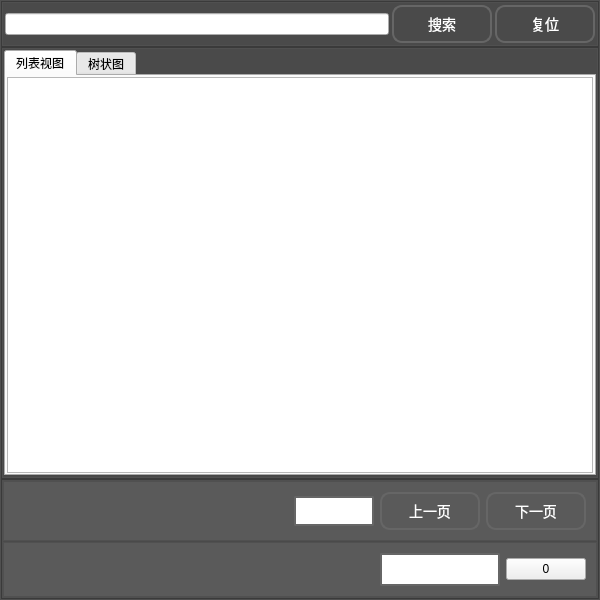
<?xml version="1.0" encoding="UTF-8"?>
<ui version="4.0">
 <class>cVarListClass</class>
 <widget class="QWidget" name="cVarListClass">
  <property name="geometry">
   <rect>
    <x>0</x>
    <y>0</y>
    <width>600</width>
    <height>600</height>
   </rect>
  </property>
  <property name="windowTitle">
   <string>cVarList</string>
  </property>
  <property name="styleSheet">
   <string notr="true">QWidget#cVarListClass {
    background-color: #3a3a3a; /* 更浅的灰色背景 */
    color: #eeeeee; /* 更亮的灰色字体，提高可读性 */
    font-size: 14px; /* 字体大小适中 */
    border: 1px solid #505050; /* 与背景协调的边框颜色 */

}</string>
  </property>
  <layout class="QVBoxLayout" name="verticalLayout" stretch="0,1,0">
   <property name="spacing">
    <number>2</number>
   </property>
   <property name="leftMargin">
    <number>2</number>
   </property>
   <property name="topMargin">
    <number>2</number>
   </property>
   <property name="rightMargin">
    <number>2</number>
   </property>
   <property name="bottomMargin">
    <number>2</number>
   </property>
   <item>
    <widget class="QWidget" name="top" native="true">
     <property name="minimumSize">
      <size>
       <width>0</width>
       <height>40</height>
      </size>
     </property>
     <property name="styleSheet">
      <string notr="true">QWidget#top {
    background-color: #4a4a4a; /* 更浅的灰色背景 */
    color: #eeeeee; /* 更亮的灰色字体，提高可读性 */
    font-size: 14px; /* 字体大小适中 */
    border: 1px solid #505050; /* 与背景协调的边框颜色 */

}</string>
     </property>
     <layout class="QHBoxLayout" name="horizontalLayout" stretch="1,0,0">
      <property name="spacing">
       <number>3</number>
      </property>
      <property name="leftMargin">
       <number>3</number>
      </property>
      <property name="topMargin">
       <number>3</number>
      </property>
      <property name="rightMargin">
       <number>3</number>
      </property>
      <property name="bottomMargin">
       <number>3</number>
      </property>
      <item>
       <widget class="QLineEdit" name="sourchEdit"/>
      </item>
      <item>
       <widget class="QPushButton" name="sourch">
        <property name="minimumSize">
         <size>
          <width>100</width>
          <height>0</height>
         </size>
        </property>
        <property name="font">
         <font>
          <pointsize>-1</pointsize>
         </font>
        </property>
        <property name="styleSheet">
         <string notr="true">QPushButton {
    background: qlineargradient(x1:0, y1:0, x2:0, y2:1,
    stop:0 #4d4d4d, stop:1 #5e5e5e); /* 更明显的灰色渐变背景 */
    border: 2px solid #666666; /* 更深的灰色边框 */
    border-radius: 10px; /* 圆角 */
    padding: 6px 10px; /* 内边距 */
    color: #ffffff; /* 白色文字，增加对比 */
    font-size: 14px; /* 字体大小 */
    text-align: center; /* 文本居中 */
    box-shadow: 0 4px 8px rgba(0,0,0,0.25); /* 增强的外部阴影，更强立体感 */
}

QPushButton:pressed {
    background: qlineargradient(x1:0, y1:0, x2:0, y2:1,
    stop:0 #297229, stop:1 #3cb043); /* 绿色渐变背景 */
    border: 2px solid #256f25; /* 更深绿色边框 */
    color: #ffffff; /* 白色文字 */
    box-shadow: 0 2px 5px rgba(0,0,0,0.3) inset; /* 内凹阴影，强调按下的立体效果 */
    border-radius: 10px; /* 圆角 */
    font-size: 14px; /* 字体大小 */
}

QPushButton:disabled {
    background: qlineargradient(x1:0, y1:0, x2:0, y2:1,
    stop:0 #636363, stop:1 #747474); /* 更浅的灰色渐变背景 */
    border: 2px solid #7d7d7d; /* 浅灰色边框 */
    color: #aaaaaa; /* 更浅的灰色文本，增强对比度 */
    box-shadow: none; /* 去除阴影，表示不可操作 */
    border-radius: 10px; /* 圆角 */
    font-size: 14px; /* 字体大小 */
}

QPushButton:disabled:pressed {
    background: qlineargradient(x1:0, y1:0, x2:0, y2:1,
    stop:0 #297229, stop:1 #3cb043); /* 绿色背景的渐变与按下时一致 */
    border: 2px solid #555555; /* 较暗的灰色边框，表示不可操作 */
    color: #ffffff; /* 白色文本 */
    box-shadow: none; /* 去除阴影，强调不可操作状态 */
    border-radius: 10px; /* 圆角 */
    font-size: 14px; /* 字体大小 */
}</string>
        </property>
        <property name="text">
         <string>搜索</string>
        </property>
       </widget>
      </item>
      <item>
       <widget class="QPushButton" name="reset">
        <property name="minimumSize">
         <size>
          <width>100</width>
          <height>0</height>
         </size>
        </property>
        <property name="font">
         <font>
          <pointsize>-1</pointsize>
         </font>
        </property>
        <property name="styleSheet">
         <string notr="true">QPushButton {
    background: qlineargradient(x1:0, y1:0, x2:0, y2:1,
    stop:0 #4d4d4d, stop:1 #5e5e5e); /* 更明显的灰色渐变背景 */
    border: 2px solid #666666; /* 更深的灰色边框 */
    border-radius: 10px; /* 圆角 */
    padding: 6px 10px; /* 内边距 */
    color: #ffffff; /* 白色文字，增加对比 */
    font-size: 14px; /* 字体大小 */
    text-align: center; /* 文本居中 */
    box-shadow: 0 4px 8px rgba(0,0,0,0.25); /* 增强的外部阴影，更强立体感 */
}

QPushButton:pressed {
    background: qlineargradient(x1:0, y1:0, x2:0, y2:1,
    stop:0 #297229, stop:1 #3cb043); /* 绿色渐变背景 */
    border: 2px solid #256f25; /* 更深绿色边框 */
    color: #ffffff; /* 白色文字 */
    box-shadow: 0 2px 5px rgba(0,0,0,0.3) inset; /* 内凹阴影，强调按下的立体效果 */
    border-radius: 10px; /* 圆角 */
    font-size: 14px; /* 字体大小 */
}

QPushButton:disabled {
    background: qlineargradient(x1:0, y1:0, x2:0, y2:1,
    stop:0 #636363, stop:1 #747474); /* 更浅的灰色渐变背景 */
    border: 2px solid #7d7d7d; /* 浅灰色边框 */
    color: #aaaaaa; /* 更浅的灰色文本，增强对比度 */
    box-shadow: none; /* 去除阴影，表示不可操作 */
    border-radius: 10px; /* 圆角 */
    font-size: 14px; /* 字体大小 */
}

QPushButton:disabled:pressed {
    background: qlineargradient(x1:0, y1:0, x2:0, y2:1,
    stop:0 #297229, stop:1 #3cb043); /* 绿色背景的渐变与按下时一致 */
    border: 2px solid #555555; /* 较暗的灰色边框，表示不可操作 */
    color: #ffffff; /* 白色文本 */
    box-shadow: none; /* 去除阴影，强调不可操作状态 */
    border-radius: 10px; /* 圆角 */
    font-size: 14px; /* 字体大小 */
}</string>
        </property>
        <property name="text">
         <string>复位</string>
        </property>
       </widget>
      </item>
     </layout>
    </widget>
   </item>
   <item>
    <widget class="QWidget" name="mid" native="true">
     <property name="styleSheet">
      <string notr="true">QWidget#mid {
    background-color: #4a4a4a; /* 更浅的灰色背景 */
    color: #eeeeee; /* 更亮的灰色字体，提高可读性 */
    font-size: 14px; /* 字体大小适中 */
    border: 1px solid #505050; /* 与背景协调的边框颜色 */

}</string>
     </property>
     <layout class="QGridLayout" name="gridLayout">
      <property name="leftMargin">
       <number>2</number>
      </property>
      <property name="topMargin">
       <number>2</number>
      </property>
      <property name="rightMargin">
       <number>2</number>
      </property>
      <property name="bottomMargin">
       <number>2</number>
      </property>
      <property name="spacing">
       <number>2</number>
      </property>
      <item row="0" column="0">
       <widget class="QTabWidget" name="tabWidget">
        <property name="currentIndex">
         <number>0</number>
        </property>
        <widget class="QWidget" name="tab">
         <attribute name="title">
          <string>列表视图</string>
         </attribute>
         <layout class="QGridLayout" name="gridLayout_2">
          <property name="leftMargin">
           <number>1</number>
          </property>
          <property name="topMargin">
           <number>1</number>
          </property>
          <property name="rightMargin">
           <number>1</number>
          </property>
          <property name="bottomMargin">
           <number>1</number>
          </property>
          <property name="spacing">
           <number>1</number>
          </property>
          <item row="0" column="0">
           <widget class="QTableWidget" name="varTable"/>
          </item>
         </layout>
        </widget>
        <widget class="QWidget" name="tab_2">
         <attribute name="title">
          <string>树状图</string>
         </attribute>
         <layout class="QGridLayout" name="gridLayout_3">
          <property name="leftMargin">
           <number>1</number>
          </property>
          <property name="topMargin">
           <number>1</number>
          </property>
          <property name="rightMargin">
           <number>1</number>
          </property>
          <property name="bottomMargin">
           <number>1</number>
          </property>
          <property name="spacing">
           <number>1</number>
          </property>
          <item row="0" column="0">
           <widget class="QTreeWidget" name="varTree">
            <column>
             <property name="text">
              <string notr="true">1</string>
             </property>
            </column>
           </widget>
          </item>
         </layout>
        </widget>
       </widget>
      </item>
     </layout>
    </widget>
   </item>
   <item>
    <widget class="QWidget" name="botton" native="true">
     <property name="minimumSize">
      <size>
       <width>0</width>
       <height>100</height>
      </size>
     </property>
     <property name="styleSheet">
      <string notr="true">QWidget#botton
 {
    background-color: #4a4a4a; /* 更浅的灰色背景 */
    color: #eeeeee; /* 更亮的灰色字体，提高可读性 */
    font-size: 14px; /* 字体大小适中 */
    border: 1px solid #505050; /* 与背景协调的边框颜色 */

}</string>
     </property>
     <layout class="QVBoxLayout" name="verticalLayout_2">
      <property name="spacing">
       <number>1</number>
      </property>
      <property name="leftMargin">
       <number>1</number>
      </property>
      <property name="topMargin">
       <number>1</number>
      </property>
      <property name="rightMargin">
       <number>1</number>
      </property>
      <property name="bottomMargin">
       <number>1</number>
      </property>
      <item>
       <widget class="QWidget" name="botton0" native="true">
        <property name="minimumSize">
         <size>
          <width>0</width>
          <height>0</height>
         </size>
        </property>
        <property name="styleSheet">
         <string notr="true">QWidget#botton0
 {
    background-color: #5a5a5a; /* 更浅的灰色背景 */
    color: #eeeeee; /* 更亮的灰色字体，提高可读性 */
    font-size: 14px; /* 字体大小适中 */
    border: 1px solid #505050; /* 与背景协调的边框颜色 */

}</string>
        </property>
        <layout class="QHBoxLayout" name="horizontalLayout_2">
         <item>
          <spacer name="horizontalSpacer">
           <property name="orientation">
            <enum>Qt::Horizontal</enum>
           </property>
           <property name="sizeHint" stdset="0">
            <size>
             <width>275</width>
             <height>20</height>
            </size>
           </property>
          </spacer>
         </item>
         <item>
          <widget class="QLineEdit" name="pageInfo">
           <property name="enabled">
            <bool>false</bool>
           </property>
           <property name="minimumSize">
            <size>
             <width>80</width>
             <height>30</height>
            </size>
           </property>
           <property name="maximumSize">
            <size>
             <width>80</width>
             <height>30</height>
            </size>
           </property>
           <property name="styleSheet">
            <string notr="true">    background: qlineargradient(x1:0, y1:0, x2:0, y2:1,
    stop:0 #4d4d4d, stop:1 #5e5e5e); /* 更明显的灰色渐变背景 */
    border: 2px solid #666666; /* 更深的灰色边框 */
    border-radius: 2px; /* 圆角 */
    padding: 4px 4px; /* 内边距 */
    color: #ffffff; /* 白色文字，增加对比 */
    font-size: 16px; /* 字体大小 */
    text-align: center; /* 文本居中 */
    box-shadow: 0 4px 8px rgba(0,0,0,0.25); /* 增强的外部阴影，更强立体感 */</string>
           </property>
           <property name="text">
            <string>1/50</string>
           </property>
           <property name="alignment">
            <set>Qt::AlignCenter</set>
           </property>
          </widget>
         </item>
         <item>
          <widget class="QPushButton" name="pageUp">
           <property name="minimumSize">
            <size>
             <width>100</width>
             <height>0</height>
            </size>
           </property>
           <property name="font">
            <font>
             <pointsize>-1</pointsize>
            </font>
           </property>
           <property name="styleSheet">
            <string notr="true">QPushButton {
    background: qlineargradient(x1:0, y1:0, x2:0, y2:1,
    stop:0 #4d4d4d, stop:1 #5e5e5e); /* 更明显的灰色渐变背景 */
    border: 2px solid #666666; /* 更深的灰色边框 */
    border-radius: 10px; /* 圆角 */
    padding: 6px 10px; /* 内边距 */
    color: #ffffff; /* 白色文字，增加对比 */
    font-size: 14px; /* 字体大小 */
    text-align: center; /* 文本居中 */
    box-shadow: 0 4px 8px rgba(0,0,0,0.25); /* 增强的外部阴影，更强立体感 */
}

QPushButton:pressed {
    background: qlineargradient(x1:0, y1:0, x2:0, y2:1,
    stop:0 #297229, stop:1 #3cb043); /* 绿色渐变背景 */
    border: 2px solid #256f25; /* 更深绿色边框 */
    color: #ffffff; /* 白色文字 */
    box-shadow: 0 2px 5px rgba(0,0,0,0.3) inset; /* 内凹阴影，强调按下的立体效果 */
    border-radius: 10px; /* 圆角 */
    font-size: 14px; /* 字体大小 */
}

QPushButton:disabled {
    background: qlineargradient(x1:0, y1:0, x2:0, y2:1,
    stop:0 #636363, stop:1 #747474); /* 更浅的灰色渐变背景 */
    border: 2px solid #7d7d7d; /* 浅灰色边框 */
    color: #aaaaaa; /* 更浅的灰色文本，增强对比度 */
    box-shadow: none; /* 去除阴影，表示不可操作 */
    border-radius: 10px; /* 圆角 */
    font-size: 14px; /* 字体大小 */
}

QPushButton:disabled:pressed {
    background: qlineargradient(x1:0, y1:0, x2:0, y2:1,
    stop:0 #297229, stop:1 #3cb043); /* 绿色背景的渐变与按下时一致 */
    border: 2px solid #555555; /* 较暗的灰色边框，表示不可操作 */
    color: #ffffff; /* 白色文本 */
    box-shadow: none; /* 去除阴影，强调不可操作状态 */
    border-radius: 10px; /* 圆角 */
    font-size: 14px; /* 字体大小 */
}</string>
           </property>
           <property name="text">
            <string>上一页</string>
           </property>
          </widget>
         </item>
         <item>
          <widget class="QPushButton" name="pageDown">
           <property name="minimumSize">
            <size>
             <width>100</width>
             <height>0</height>
            </size>
           </property>
           <property name="font">
            <font>
             <pointsize>-1</pointsize>
            </font>
           </property>
           <property name="styleSheet">
            <string notr="true">QPushButton {
    background: qlineargradient(x1:0, y1:0, x2:0, y2:1,
    stop:0 #4d4d4d, stop:1 #5e5e5e); /* 更明显的灰色渐变背景 */
    border: 2px solid #666666; /* 更深的灰色边框 */
    border-radius: 10px; /* 圆角 */
    padding: 6px 10px; /* 内边距 */
    color: #ffffff; /* 白色文字，增加对比 */
    font-size: 14px; /* 字体大小 */
    text-align: center; /* 文本居中 */
    box-shadow: 0 4px 8px rgba(0,0,0,0.25); /* 增强的外部阴影，更强立体感 */
}

QPushButton:pressed {
    background: qlineargradient(x1:0, y1:0, x2:0, y2:1,
    stop:0 #297229, stop:1 #3cb043); /* 绿色渐变背景 */
    border: 2px solid #256f25; /* 更深绿色边框 */
    color: #ffffff; /* 白色文字 */
    box-shadow: 0 2px 5px rgba(0,0,0,0.3) inset; /* 内凹阴影，强调按下的立体效果 */
    border-radius: 10px; /* 圆角 */
    font-size: 14px; /* 字体大小 */
}

QPushButton:disabled {
    background: qlineargradient(x1:0, y1:0, x2:0, y2:1,
    stop:0 #636363, stop:1 #747474); /* 更浅的灰色渐变背景 */
    border: 2px solid #7d7d7d; /* 浅灰色边框 */
    color: #aaaaaa; /* 更浅的灰色文本，增强对比度 */
    box-shadow: none; /* 去除阴影，表示不可操作 */
    border-radius: 10px; /* 圆角 */
    font-size: 14px; /* 字体大小 */
}

QPushButton:disabled:pressed {
    background: qlineargradient(x1:0, y1:0, x2:0, y2:1,
    stop:0 #297229, stop:1 #3cb043); /* 绿色背景的渐变与按下时一致 */
    border: 2px solid #555555; /* 较暗的灰色边框，表示不可操作 */
    color: #ffffff; /* 白色文本 */
    box-shadow: none; /* 去除阴影，强调不可操作状态 */
    border-radius: 10px; /* 圆角 */
    font-size: 14px; /* 字体大小 */
}</string>
           </property>
           <property name="text">
            <string>下一页</string>
           </property>
          </widget>
         </item>
        </layout>
       </widget>
      </item>
      <item>
       <widget class="QWidget" name="botton1" native="true">
        <property name="minimumSize">
         <size>
          <width>0</width>
          <height>0</height>
         </size>
        </property>
        <property name="styleSheet">
         <string notr="true">QWidget#botton1
 {
    background-color: #5a5a5a; /* 更浅的灰色背景 */
    color: #eeeeee; /* 更亮的灰色字体，提高可读性 */
    font-size: 14px; /* 字体大小适中 */
    border: 1px solid #505050; /* 与背景协调的边框颜色 */

}</string>
        </property>
        <layout class="QHBoxLayout" name="horizontalLayout_3">
         <item>
          <spacer name="horizontalSpacer_2">
           <property name="orientation">
            <enum>Qt::Horizontal</enum>
           </property>
           <property name="sizeHint" stdset="0">
            <size>
             <width>361</width>
             <height>20</height>
            </size>
           </property>
          </spacer>
         </item>
         <item>
          <widget class="QLineEdit" name="lineEdit_2">
           <property name="enabled">
            <bool>false</bool>
           </property>
           <property name="minimumSize">
            <size>
             <width>120</width>
             <height>0</height>
            </size>
           </property>
           <property name="maximumSize">
            <size>
             <width>120</width>
             <height>16777215</height>
            </size>
           </property>
           <property name="styleSheet">
            <string notr="true">    background: qlineargradient(x1:0, y1:0, x2:0, y2:1,
    stop:0 #4d4d4d, stop:1 #5e5e5e); /* 更明显的灰色渐变背景 */
    border: 2px solid #666666; /* 更深的灰色边框 */
    border-radius: 2px; /* 圆角 */
    padding: 4px 4px; /* 内边距 */
    color: #ffffff; /* 白色文字，增加对比 */
    font-size: 16px; /* 字体大小 */
    text-align: center; /* 文本居中 */
    box-shadow: 0 4px 8px rgba(0,0,0,0.25); /* 增强的外部阴影，更强立体感 */</string>
           </property>
           <property name="text">
            <string>单页显示数量</string>
           </property>
          </widget>
         </item>
         <item>
          <widget class="cSuperBtn" name="varPerPage">
           <property name="minimumSize">
            <size>
             <width>60</width>
             <height>0</height>
            </size>
           </property>
           <property name="text">
            <string>0</string>
           </property>
          </widget>
         </item>
        </layout>
       </widget>
      </item>
     </layout>
    </widget>
   </item>
  </layout>
 </widget>
 <layoutdefault spacing="6" margin="11"/>
 <customwidgets>
  <customwidget>
   <class>cSuperBtn</class>
   <extends>QPushButton</extends>
   <header>./include/cwidget/csuperbtn.h</header>
  </customwidget>
 </customwidgets>
 <resources/>
 <connections/>
</ui>
